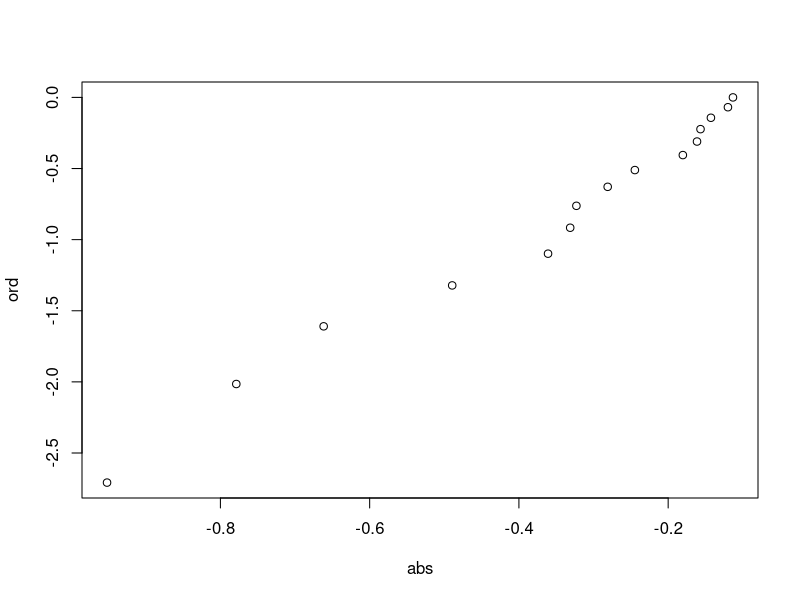

Reproduce this figure in R.
# dans ce fichier on implente qq methode de regression linéaire 
x<-c(.516 ,0.887 ,0.783 ,0.613 ,0.697 ,0.459 ,0.724 ,0.755
  ,0.867 ,0.893, 0.835 ,0.718 ,0.851 ,0.386, 0.855)
n<-length(x)
# on desine le graphe de proba de loi de puissannce (dans TD1)
abs <- log(sort(x))
ord<-log(seq(1:n)/n)
plot(abs,ord)

# on remarque que les pts dans le graphe sont quasiment alingés

# regression linéare 
reg <- lm(ord~abs)
summary(reg)
# pramétre theta
b <- reg$coefficients[1]
theta <- exp(-b/reg$coefficients[2])
theta
# paramétre c de la loi de puissance 
c <- reg$coefficients[2]
c
